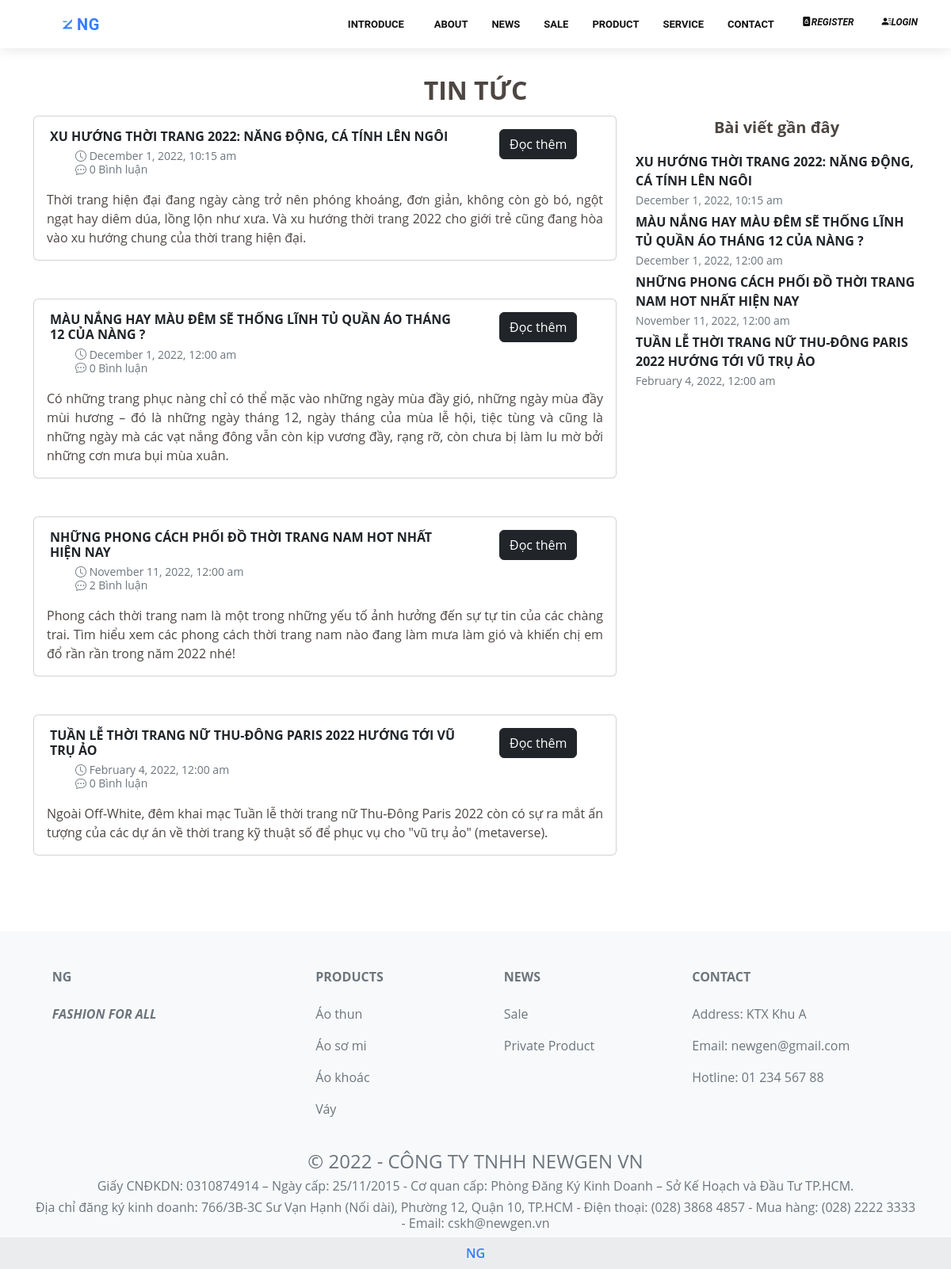
The app's page /index.php?page=main&controller=blog&action=index with its own data.
### tables this page shows
CREATE TABLE `news` (
  `id` int(11) NOT NULL,
  `status` tinyint(1) DEFAULT NULL,
  `date` datetime DEFAULT NULL,
  `description` varchar(1000) DEFAULT NULL,
  `content` varchar(10000) DEFAULT NULL,
  `title` varchar(255) DEFAULT NULL
);

### controllers/main/blog_controller.php (called while the page is built, shortened)
<?php
require_once('models/news.php');
require_once('models/comment.php');
class BlogController extends BaseController
{
	public function index()
	{
		if (isset($_GET['pg']))
		{
			$pg = $_GET['pg'];
		}
		else
		{
			$pg = 1;
		}
		$newses = News::getAllShow();
		$recent = News::recentNews();
		foreach ($newses as $news)
		{
			$news->comments = Comment::getCommentByNews($news->id);
		}
		$count = intdiv(count($newses), 4) + 1;
		$newses = array_slice($newses, ($pg - 1) * 4, 4);
		$data = array('newses' => $newses, 'recent' => $recent, 'count' => $count);
		$this->render('index', $data);
	}
}

### routes.php (called while the page is built, shortened)
<?php
$controller = new $klass;
$controller->$action();

### index.php (called while the page is built, shortened)
<?php
require_once('routes.php');

### models/news.php (called while the page is built, shortened)
<?php
class News
{
    public function __construct($id, $status, $date, $title, $description, $content)
    {
        $this->id = $id;
        $this->date = $date;
        $this->title = $title;
        $this->description = $description;
    }
    static function getAllShow()
    {
        $db = DB::getInstance();
        $req = $db->query("SELECT * FROM news WHERE status=1 ORDER BY date DESC");
        $lnews = [];
        foreach ($req->fetch_all(MYSQLI_ASSOC) as $news)
        {
            $lnews[] = new News(
                $news['id'],
                $news['status'],
                $news['date'],
                $news['title'],
                $news['description'],
                $news['content']
            );
        }
        return $lnews;
    }
    static function recentNews()
    {
        $db = DB::getInstance();
        $req = $db->query("SELECT * FROM news WHERE status = 1 ORDER BY date DESC LIMIT 5");
        $lnews = [];
        foreach ($req->fetch_all(MYSQLI_ASSOC) as $news)
        {
            $lnews[] = new News(
                $news['id'],
                $news['status'],
                $news['date'],
                $news['title'],
                $news['description'],
                $news['content']
            );
        }
        return $lnews;
    }
}
?>

### models/comment.php (called while the page is built, shortened)
<?php
class Comment
{
    static function getCommentByNews($news_id)
    {
        $db = DB::getInstance();
        $req = $db->query("SELECT
        C.id AS id,
        C.date AS date,
        C.approved AS approved,
        C.content AS content,
        C.news_id AS news_id,
        C.user_id AS user_id,
        N.title AS title,
        U.fname AS fname,
        U.lname AS lname,
        C.parent AS parent
        FROM comment AS C, user AS U, news AS N WHERE C.news_id = N.id AND C.user_id = U.email AND C.news_id = $news_id AND C.approved = 1 AND C.parent IS NULL ORDER BY C.date DESC;");
        $comments = [];
        foreach ($req->fetch_all(MYSQLI_ASSOC) as $comment) {
            $comments[] = new Comment(
                $comment['id'],
                $comment['date'],
                $comment['approved'],
                $comment['content'],
                $comment['news_id'],
                $comment['user_id'],
                $comment['title'],
                $comment['fname'] . ' ' . $comment['lname'],
                $comment['parent']
            );
        }
        return $comments;
    }
}

### views/main/blog/index.php (the view)
<?php
include_once('views/main/navbar.php');
?>
<body>
    <section id="blog" style="margin-top: 7.5%;">
    <div class="text-center fs-2 fw-bold">TIN TỨC</div>
      <div class="container mt-2">
        <div class="row">
          <div class="col-lg-8" id="new">
            <?php
              foreach ($newses as $news) {
                echo '
                  <article class="card mb-5">
                    <div class="row mx-2">
                        <div class="col-9">
                            <h6 class="card-title mt-3 fw-bold">
                            <a class="text-dark" href="index.php?page=main&controller=detail_blog&id='. $news->id .'&action=index">' . $news->title . '</a>
                            </h6>
                            <div class="card-subtitle mt-2 text-muted">
                                <small>
                                    <ul>
                                        <li class="card-subtitle"><i class="bi bi-clock"></i> <time>' . date("F j, Y, g:i a", strtotime($news->date)) . '</time></li>
                                        <li class="card-subtitle"><i class="bi bi-chat-dots"> </i>' . count($news->comments) . ' Bình luận</li>
                                    </ul>
                                </small>
                            </div>
                        </div>
                        <div class="col-3 text-center mt-3">
                            <a class="btn btn-dark" href="index.php?page=main&controller=detail_blog&id='. $news->id .'&action=index">Đọc thêm</a>
                        </div>
                    </div>
                    <div class="mx-3 mb-3">
                      <div class="fs-6 justify-content">
                        ' . $news->description . '
                      </div>
                    </div>
                  </article>
                ';
              }
            ?>
          </div>
          <div class="col-lg-4">
            <div>
              <p class="fs-5 fw-bold text-center">Bài viết gần đây</p>
              <div>
              <?php
                foreach ($recent as $news)
                {
                  echo '
                  <div class="mb-1">
                    <div><a class="text-dark fw-bold" href="index.php?page=main&controller=detail_blog&id='. $news->id .'&action=index">' . $news->title . '</a>
                    </div>
                    <small class="text-muted">
                        <time>' . date("F j, Y, g:i a", strtotime($news->date)) . '</time>
                    </small>
                  </div>
                  ';
                }
              ?>
              </div>
            </div>
          </div>
        </div>
      </div>
    </section>
</body>
<?php
include_once('views/main/footer.php');
?>

### assets/stylesheets/style.css (style rules this page uses)
body { font-family: "Open Sans", sans-serif; color: #4d4643; }
a { text-decoration: none; }

### assets/stylesheets/main/services.css (style rules this page uses)
.justify-content { text-align: justify; text-justify: inter-word; }
li { list-style: none; }

### records on screen
news: title "XU HƯỚNG THỜI TRANG 2022: NĂNG ĐỘNG, CÁ TÍNH LÊN NGÔI", date "December 1, 2022, 10:15 am", count($news->comments) "0", description "Thời trang hiện đại đang ngày càng trở nên phóng khoáng, đơn giản, không còn gò bó, ngột ngạt hay diêm dúa, lồng lộn như xưa. Và xu hướng thời trang 2022 cho giới trẻ cũng đang hòa vào xu hướng chung của thời trang hiện đại."
news: title "MÀU NẮNG HAY MÀU ĐÊM SẼ THỐNG LĨNH TỦ QUẦN ÁO THÁNG 12 CỦA NÀNG ?", date "December 1, 2022, 12:00 am", count($news->comments) "0", description "Có những trang phục nàng chỉ có thể mặc vào những ngày mùa đầy gió, những ngày mùa đầy mùi hương – đó là những ngày tháng 12, ngày tháng của mùa lễ hội, tiệc tùng và cũng là những ngày mà các vạt nắng đông vẫn còn kịp vương đầy, rạng rỡ, còn chưa bị làm lu mờ bởi những cơn mưa bụi mùa xuân."
news: title "NHỮNG PHONG CÁCH PHỐI ĐỒ THỜI TRANG NAM HOT NHẤT HIỆN NAY", date "November 11, 2022, 12:00 am", count($news->comments) "2", description "Phong cách thời trang nam là một trong những yếu tố ảnh hưởng đến sự tự tin của các chàng trai. Tìm hiểu xem các phong cách thời trang nam nào đang làm mưa làm gió và khiến chị em đổ rần rần trong năm 2022 nhé!"
news: title "TUẦN LỄ THỜI TRANG NỮ THU-ĐÔNG PARIS 2022 HƯỚNG TỚI VŨ TRỤ ẢO", date "February 4, 2022, 12:00 am", count($news->comments) "0", description "Ngoài Off-White, đêm khai mạc Tuần lễ thời trang nữ Thu-Đông Paris 2022 còn có sự ra mắt ấn tượng của các dự án về thời trang kỹ thuật số để phục vụ cho \"vũ trụ ảo\" (metaverse)."
